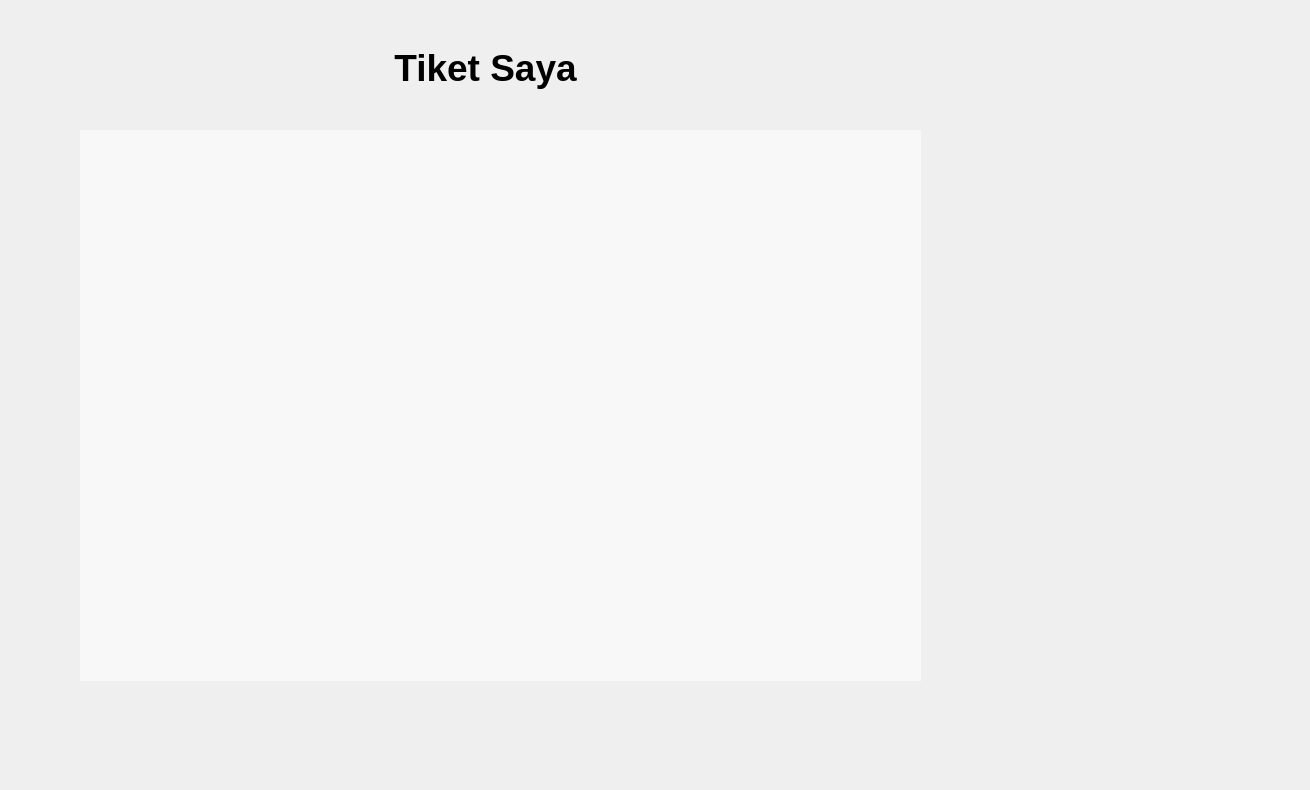
     <widget class="QWidget" name="tiket_saya">
      <widget class="QTextEdit" name="tiket_saya_user">
       <property name="geometry">
        <rect>
         <x>80</x>
         <y>130</y>
         <width>841</width>
         <height>551</height>
        </rect>
       </property>
       <property name="styleSheet">
        <string notr="true">font-family: 'Montserrat';
font-size: 20pt; /* atau sesuaikan ukuran */   
color: #333333;  /* warna teks opsional */   
background-color: rgb(255, 255, 255); /* background opsional */
    border: none;
font-weight: bold;

 background-color: rgba(255, 255, 255, 150); /* semi-transparan putih */
    color: #000000;  /* teks tetap hitam/solid */
</string>
       </property>
       <property name="html">
        <string>&lt;!DOCTYPE HTML PUBLIC &quot;-//W3C//DTD HTML 4.0//EN&quot; &quot;http://www.w3.org/TR/REC-html40/strict.dtd&quot;&gt;
&lt;html&gt;&lt;head&gt;&lt;meta name=&quot;qrichtext&quot; content=&quot;1&quot; /&gt;&lt;style type=&quot;text/css&quot;&gt;
p, li { white-space: pre-wrap; }
&lt;/style&gt;&lt;/head&gt;&lt;body style=&quot; font-family:'Montserrat'; font-size:20pt; font-weight:600; font-style:normal;&quot;&gt;
&lt;p style=&quot;-qt-paragraph-type:empty; margin-top:0px; margin-bottom:0px; margin-left:0px; margin-right:0px; -qt-block-indent:0; text-indent:0px;&quot;&gt;&lt;br /&gt;&lt;/p&gt;&lt;/body&gt;&lt;/html&gt;</string>
       </property>
      </widget>
      <widget class="QLabel" name="label_13">
       <property name="geometry">
        <rect>
         <x>-290</x>
         <y>0</y>
         <width>1301</width>
         <height>781</height>
        </rect>
       </property>
       <property name="text">
        <string/>
       </property>
       <property name="pixmap">
        <pixmap>../../../SAKAPEUNGAPP/ui/3.png</pixmap>
       </property>
       <property name="scaledContents">
        <bool>true</bool>
       </property>
      </widget>
      <widget class="QTextBrowser" name="tiket_saya_tittle_user">
       <property name="geometry">
        <rect>
         <x>-10</x>
         <y>30</y>
         <width>991</width>
         <height>111</height>
        </rect>
       </property>
       <property name="styleSheet">
        <string notr="true">font-family: 'Montserrat';
font-size: 40pt; /* atau sesuaikan ukuran */   
color: #333333;  /* warna teks opsional */   
background-color: rgb(255, 255, 255); /* background opsional */
    border: none;
font-weight: bold;

 background-color: transparent; /* semi-transparan putih */
    color: #000000;  /* teks tetap hitam/solid */
</string>
       </property>
       <property name="html">
        <string>&lt;!DOCTYPE HTML PUBLIC &quot;-//W3C//DTD HTML 4.0//EN&quot; &quot;http://www.w3.org/TR/REC-html40/strict.dtd&quot;&gt;
&lt;html&gt;&lt;head&gt;&lt;meta name=&quot;qrichtext&quot; content=&quot;1&quot; /&gt;&lt;style type=&quot;text/css&quot;&gt;
p, li { white-space: pre-wrap; }
&lt;/style&gt;&lt;/head&gt;&lt;body style=&quot; font-family:'Montserrat'; font-size:40pt; font-weight:600; font-style:normal;&quot;&gt;
&lt;p align=&quot;center&quot; style=&quot;-qt-paragraph-type:empty; margin-top:0px; margin-bottom:0px; margin-left:0px; margin-right:0px; -qt-block-indent:0; text-indent:0px; font-family:'MS Shell Dlg 2'; font-size:7.8pt; font-weight:400;&quot;&gt;&lt;br /&gt;&lt;/p&gt;
&lt;p align=&quot;center&quot; style=&quot; margin-top:0px; margin-bottom:0px; margin-left:0px; margin-right:0px; -qt-block-indent:0; text-indent:0px;&quot;&gt;&lt;span style=&quot; font-family:'MS Shell Dlg 2'; font-size:28pt;&quot;&gt;Tiket Saya&lt;/span&gt;&lt;/p&gt;&lt;/body&gt;&lt;/html&gt;</string>
       </property>
      </widget>
      <zorder>label_13</zorder>
      <zorder>tiket_saya_tittle_user</zorder>
      <zorder>tiket_saya_user</zorder>
     </widget>
